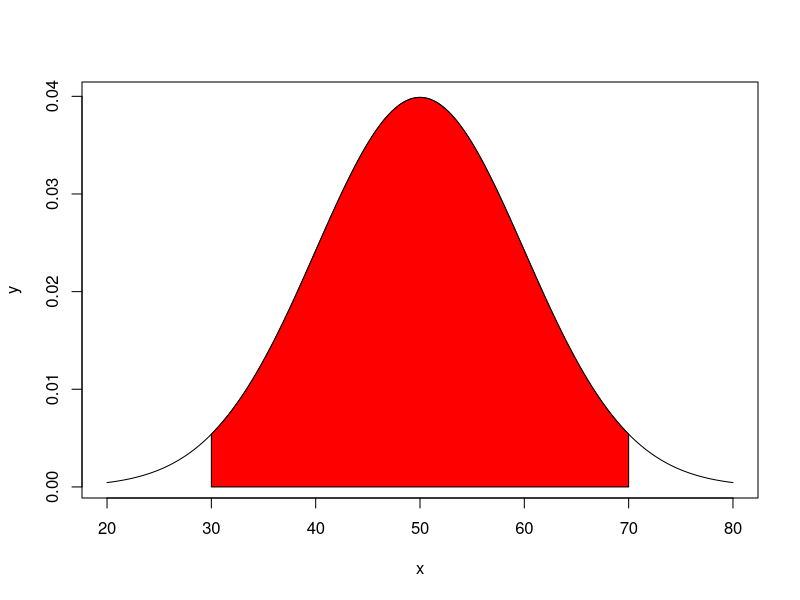

Write the R code that produced this figure.
x=seq(20,80,length=200)
y=dnorm(x,mean=50,sd=10)
plot(x,y,type="l")
x=seq(30,70,length=100)
y=dnorm(x,mean=50,sd=10)
polygon(c(30,x,70), c(0,y,0), col="red")
pnorm(70,mean=50,sd=10)-pnorm(30,mean=50,sd=10)

